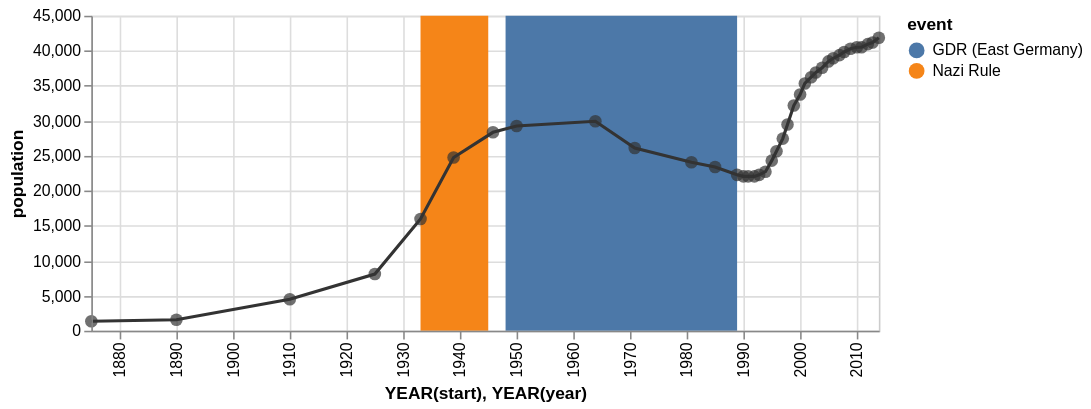

Source (Vega-Lite JSON):
### Vega specification from a JSON file in a GitHub repository (floating-point values rounded to 4 significant figures)
{"$schema": "https://vega.github.io/schema/vega/v3.0.json", "description": "The population of the German city of Falkensee over time", "autosize": "pad", "padding": 5, "encode": {"update": {"stroke": {"value": "#ccc"}, "fill": {"value": "transparent"}}}, "data": [{"name": "source_0", "values": [{"year": "1875", "population": 1309}, {"year": "1890", "population": 1558}, {"year": "1910", "population": 4512}, {"year": "1925", "population": 8180}, {"year": "1933", "population": 15915}, {"year": "1939", "population": 24824}, {"year": "1946", "population": 28275}, {"year": "1950", "population": 29189}, {"year": "1964", "population": 29881}, {"year": "1971", "population": 26007}, {"year": "1981", "population": 24029}, {"year": "1985", "population": 23340}, {"year": "1989", "population": 22307}, {"year": "1990", "population": 22087}, {"year": "1991", "population": 22139}, {"year": "1992", "population": 22105}, {"year": "1993", "population": 22242}, {"year": "1994", "population": 22801}, {"year": "1995", "population": 24273}, {"year": "1996", "population": 25640}, {"year": "1997", "population": 27393}, {"year": "1998", "population": 29505}, {"year": "1999", "population": 32124}, {"year": "2000", "population": 33791}, {"year": "2001", "population": 35297}, {"year": "2002", "population": 36179}, {"year": "2003", "population": 36829}, {"year": "2004", "population": 37493}, {"year": "2005", "population": 38376}, {"year": "2006", "population": 39008}, {"year": "2007", "population": 39366}, {"year": "2008", "population": 39821}, {"year": "2009", "population": 40179}, {"year": "2010", "population": 40511}, {"year": "2011", "population": 40465}, {"year": "2012", "population": 40905}, {"year": "2013", "population": 41258}, {"year": "2014", "population": 41777}]}, {"name": "source_1", "values": [{"start": "1933", "end": "1945", "event": "Nazi Rule"}, {"start": "1948", "end": "1989", "event": "GDR (East Germany)"}]}, {"name": "data_0", "source": "source_0", "transform": [{"type": "formula", "expr": "timeParse(datum[\"year\"],'%Y')", "as": "year"}]}, {"name": "data_1", "source": "data_0", "transform": [{"type": "formula", "expr": "toDate(datum[\"year\"])", "as": "year"}, {"type": "formula", "expr": "toNumber(datum[\"population\"])", "as": "population"}, {"type": "filter", "expr": "datum[\"year\"] !== null && !isNaN(datum[\"year\"]) && datum[\"population\"] !== null && !isNaN(datum[\"population\"])"}, {"type": "formula", "as": "year_year", "expr": "datetime(year(datum[\"year\"]), 0, 1, 0, 0, 0, 0)"}, {"type": "collect", "sort": {"field": "year_year", "order": "descending"}}]}, {"name": "data_2", "source": "data_0", "transform": [{"type": "formula", "expr": "toDate(datum[\"year\"])", "as": "year"}, {"type": "formula", "expr": "toNumber(datum[\"population\"])", "as": "population"}, {"type": "filter", "expr": "datum[\"year\"] !== null && !isNaN(datum[\"year\"]) && datum[\"population\"] !== null && !isNaN(datum[\"population\"])"}, {"type": "formula", "as": "year_year", "expr": "datetime(year(datum[\"year\"]), 0, 1, 0, 0, 0, 0)"}]}, {"name": "data_3", "source": "source_1", "transform": [{"type": "formula", "expr": "timeParse(datum[\"start\"],'%Y')", "as": "start"}, {"type": "formula", "expr": "timeParse(datum[\"end\"],'%Y')", "as": "end"}, {"type": "filter", "expr": "datum[\"start\"] !== null && !isNaN(datum[\"start\"])"}, {"type": "formula", "as": "year_start", "expr": "datetime(year(datum[\"start\"]), 0, 1, 0, 0, 0, 0)"}, {"type": "formula", "as": "year_end", "expr": "datetime(year(datum[\"end\"]), 0, 1, 0, 0, 0, 0)"}]}], "signals": [{"name": "width", "update": "500"}, {"name": "height", "update": "200"}], "marks": [{"name": "layer_0_marks", "type": "rect", "from": {"data": "data_3"}, "encode": {"update": {"x": {"scale": "x", "field": "year_start"}, "x2": {"scale": "x", "field": "year_end"}, "y": {"value": 0}, "y2": {"field": {"group": "height"}}, "fill": {"scale": "color", "field": "event"}}}}, {"name": "layer_1_layer_0_marks", "type": "line", "from": {"data": "data_1"}, "encode": {"update": {"x": {"scale": "x", "field": "year_year"}, "y": {"scale": "y", "field": "population"}, "stroke": {"value": "#333"}}}}, {"name": "layer_1_layer_1_marks", "type": "symbol", "role": "pointOverlay", "from": {"data": "data_2"}, "encode": {"update": {"x": {"scale": "x", "field": "year_year"}, "y": {"scale": "y", "field": "population"}, "fill": {"value": "#333"}, "opacity": {"value": 0.7}}}}], "scales": [{"name": "x", "type": "time", "domain": {"fields": [{"data": "data_3", "field": "year_start"}, {"data": "data_3", "field": "year_end"}, {"data": "data_1", "field": "year_year"}, {"data": "data_2", "field": "year_year"}], "sort": true}, "range": [0, {"signal": "width"}], "round": true, "nice": "year"}, {"name": "color", "type": "ordinal", "domain": {"data": "data_3", "field": "event", "sort": true}, "range": "category"}, {"name": "y", "type": "linear", "domain": {"fields": [{"data": "data_1", "field": "population"}, {"data": "data_2", "field": "population"}], "sort": true}, "range": [{"signal": "height"}, 0], "round": true, "nice": true, "zero": true}], "axes": [{"scale": "x", "labelOverlap": true, "orient": "bottom", "title": "YEAR(start), YEAR(year)", "zindex": 1, "encode": {"labels": {"update": {"text": {"signal": "timeFormat(datum.value, '%Y')"}, "angle": {"value": 270}, "align": {"value": "right"}, "baseline": {"value": "middle"}}}}}, {"scale": "x", "domain": false, "grid": true, "labels": false, "maxExtent": 0, "minExtent": 0, "orient": "bottom", "ticks": false, "zindex": 0, "gridScale": "y"}, {"scale": "y", "labelOverlap": true, "orient": "left", "title": "population", "zindex": 1}, {"scale": "y", "domain": false, "grid": true, "labels": false, "maxExtent": 0, "minExtent": 0, "orient": "left", "ticks": false, "zindex": 0, "gridScale": "x"}], "legends": [{"fill": "color", "title": "event"}], "config": {"axis": {"minExtent": 30}}}
